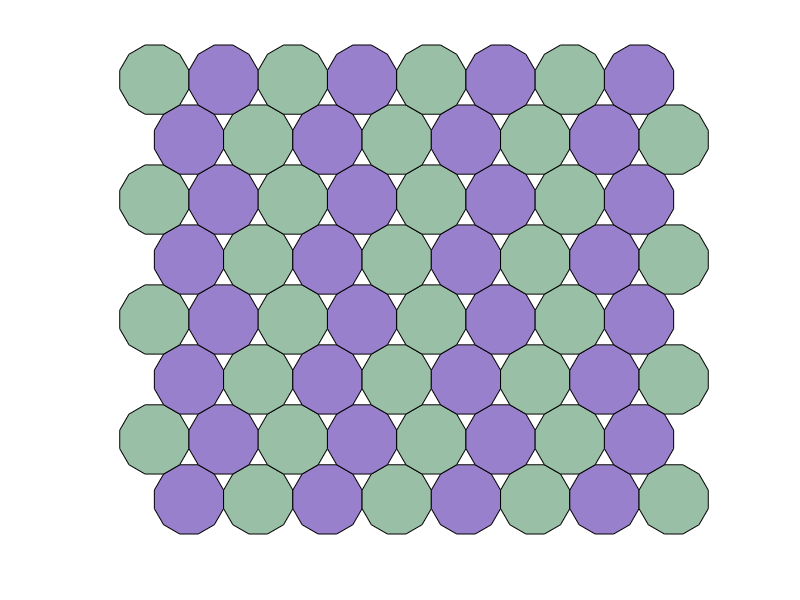

The MATLAB script that drew this image:
function polytiling4
% 12 side polygon tiling
n=6;
t=linspace(0-pi/4,2*pi-pi/4,n*2+1);
[x,y]=pol2cart(t,1);
gapx1=2*cos(pi/12);
gapy2=2*cos(pi/12)-(cos(pi/12)-cos(pi/4));
gapx2=cos(pi/12);
total=8;
rough=-gapx2/2;
for ky=1:total
    rough=-rough;
    for kx=1:total
        if mod(kx+ky,2)
            patch(x+kx*gapx1+rough,y+ky*gapy2,[0.6 0.75 0.65]);
        else
            patch(x+kx*gapx1+rough,y+ky*gapy2,[0.6 0.5 0.8]);
        end
    end
end
axis equal off
end